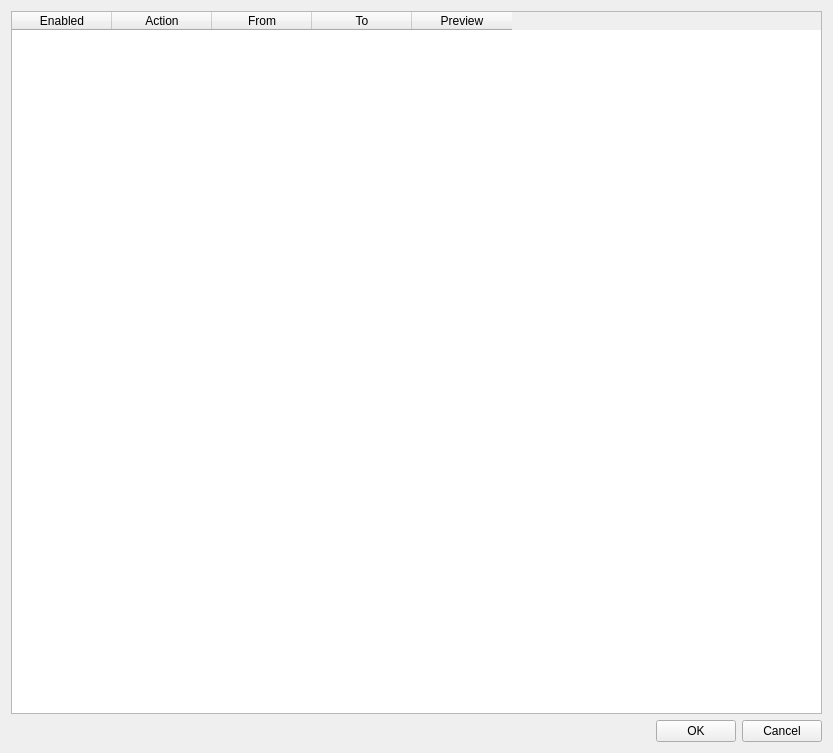
<?xml version="1.0" encoding="UTF-8"?>
<ui version="4.0">
 <class>Form</class>
 <widget class="QWidget" name="Form">
  <property name="geometry">
   <rect>
    <x>0</x>
    <y>0</y>
    <width>833</width>
    <height>753</height>
   </rect>
  </property>
  <property name="windowTitle">
   <string>Form</string>
  </property>
  <layout class="QGridLayout" name="gridLayout">
   <item row="0" column="0">
    <widget class="QTableWidget" name="previewTableWidget">
     <property name="font">
      <font>
       <pointsize>9</pointsize>
      </font>
     </property>
     <property name="sizeAdjustPolicy">
      <enum>QAbstractScrollArea::AdjustToContents</enum>
     </property>
     <property name="sortingEnabled">
      <bool>true</bool>
     </property>
     <column>
      <property name="text">
       <string>Enabled</string>
      </property>
      <property name="textAlignment">
       <set>AlignCenter</set>
      </property>
     </column>
     <column>
      <property name="text">
       <string>Action</string>
      </property>
     </column>
     <column>
      <property name="text">
       <string>From</string>
      </property>
     </column>
     <column>
      <property name="text">
       <string>To</string>
      </property>
     </column>
     <column>
      <property name="text">
       <string>Preview</string>
      </property>
     </column>
    </widget>
   </item>
   <item row="1" column="0">
    <layout class="QHBoxLayout" name="horizontalLayout">
     <item>
      <spacer name="horizontalSpacer">
       <property name="orientation">
        <enum>Qt::Horizontal</enum>
       </property>
       <property name="sizeHint" stdset="0">
        <size>
         <width>40</width>
         <height>20</height>
        </size>
       </property>
      </spacer>
     </item>
     <item>
      <widget class="QPushButton" name="btn_OK">
       <property name="maximumSize">
        <size>
         <width>120</width>
         <height>16777215</height>
        </size>
       </property>
       <property name="text">
        <string>OK</string>
       </property>
      </widget>
     </item>
     <item>
      <widget class="QPushButton" name="btn_Cancel">
       <property name="maximumSize">
        <size>
         <width>120</width>
         <height>16777215</height>
        </size>
       </property>
       <property name="text">
        <string>Cancel</string>
       </property>
      </widget>
     </item>
    </layout>
   </item>
  </layout>
 </widget>
 <resources/>
 <connections>
  <connection>
   <sender>btn_OK</sender>
   <signal>clicked()</signal>
   <receiver>Form</receiver>
   <slot>process_data()</slot>
   <hints>
    <hint type="sourcelabel">
     <x>641</x>
     <y>721</y>
    </hint>
    <hint type="destinationlabel">
     <x>416</x>
     <y>376</y>
    </hint>
   </hints>
  </connection>
  <connection>
   <sender>btn_Cancel</sender>
   <signal>clicked()</signal>
   <receiver>Form</receiver>
   <slot>close()</slot>
   <hints>
    <hint type="sourcelabel">
     <x>785</x>
     <y>731</y>
    </hint>
    <hint type="destinationlabel">
     <x>416</x>
     <y>376</y>
    </hint>
   </hints>
  </connection>
 </connections>
 <slots>
  <slot>process_data()</slot>
 </slots>
</ui>
